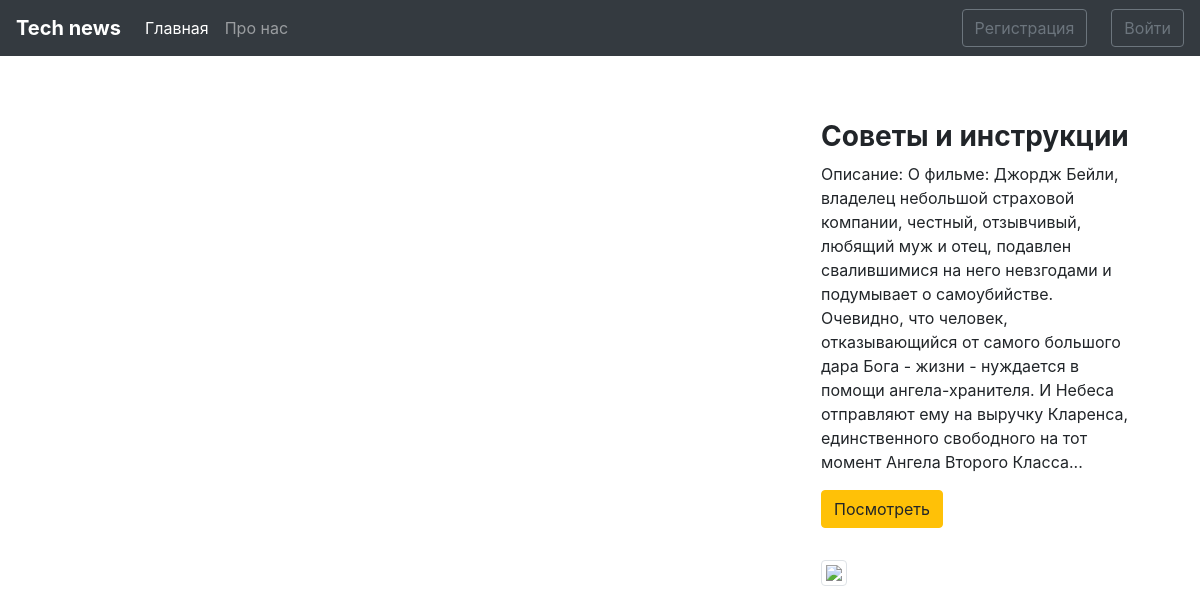
Before: / with the older database file.
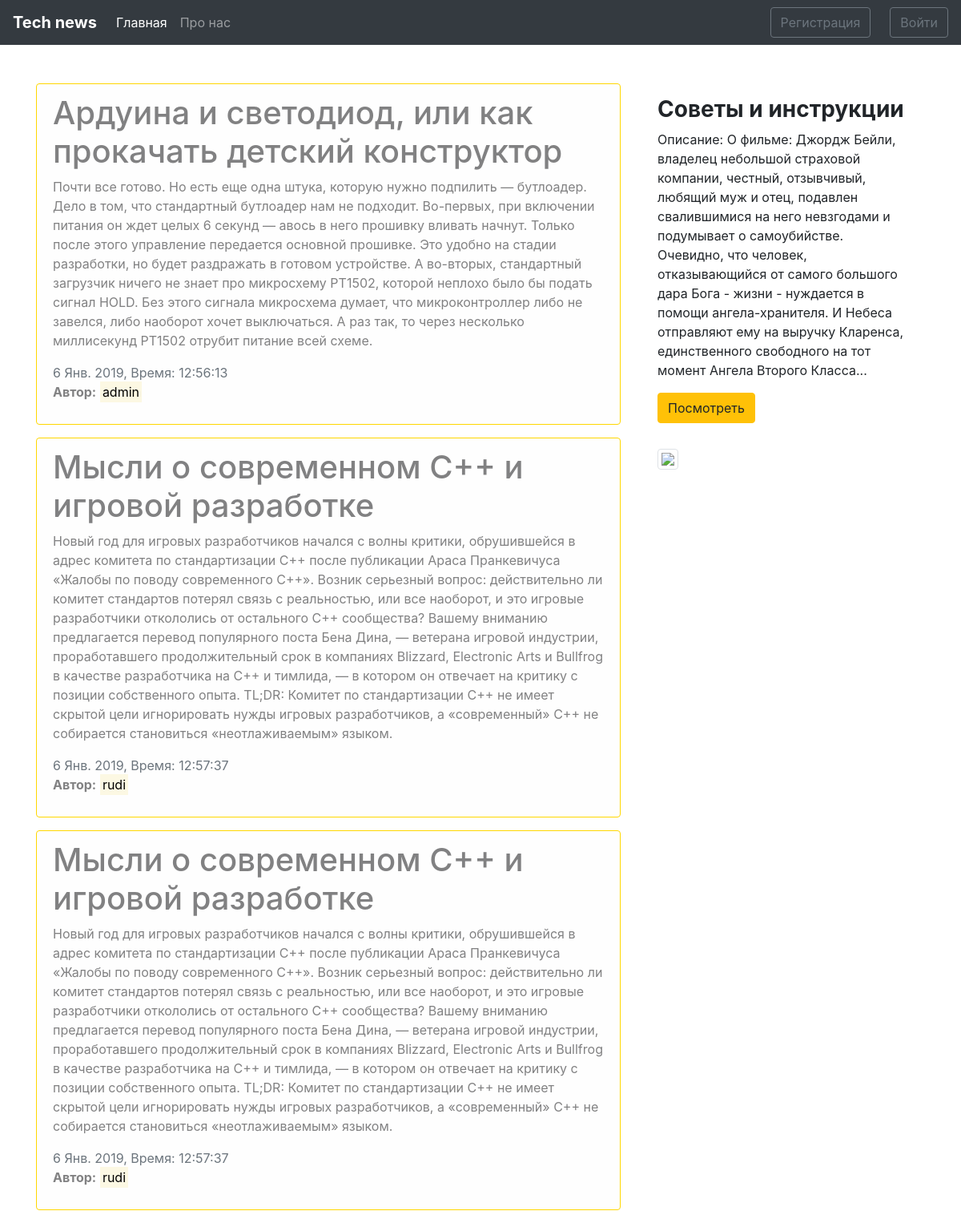
After: the same page with the newer database file.
### blog/models.py (models this page shows)
class News(models.Model):
    title = models.CharField(max_length=100) # не больше 250 можно
    text = models.TextField()
    date = models.DateTimeField(default=timezone.now)
    author = models.ForeignKey(User, on_delete=models.CASCADE)

### blog/views.py (the view)
# urls.py: path('', views.home, name='blog-home'),
def home(request):
    data = {
        'news': News.objects.all(),
        'title': 'Главная страница блога'
    }
    return render(request, 'blog/home.html', data)

### blog/templates/blog/home.html
{% extends 'blog/main.html' %}
{% block main_section %}
  {% for post in news %}
    <div class="alert alert-light">
      <h1>{{ post.title }}</h1>
      <p>{{ post.text }}</p>
      <span class="text-muted">{{ post.date|date:"j N Y, Время: H:i:s" }}</span>
      {% if post.author %}
        <p><b>Автор:</b> <mark>{{post.author}}</mark></p>
      {% else %}
        <p><b>Автор:</b> <mark>Admin</mark></p>
      {% endif %}
    </div>
  {% endfor %}
{% endblock main_section %}
{% block aside_news_section %}
  <h3><b>Советы и инструкции</b></h3>
  <p>Описание: О фильме: Джордж Бейли, владелец небольшой страховой компании, честный, отзывчивый, любящий муж и отец, подавлен свалившимися на него невзгодами и подумывает о самоубийстве. Очевидно, что человек, отказывающийся от самого большого дара Бога - жизни - нуждается в помощи ангела-хранителя. И Небеса отправляют ему на выручку Кларенса, единственного свободного на тот момент Ангела Второго Класса...</p>
  <a href="" target="_blank">
    <button class="btn btn-warning">Посмотреть</button>
  </a>
{% endblock aside_news_section %}

### blog/templates/blog/main.html (shortened to what this page needs)
{% load static %}
<!DOCTYPE html>
<html lang="en">
<head>
  <link rel="stylesheet"
  href="https://stackpath.bootstrapcdn.com/bootstrap/4.2.1/css/bootstrap.min.css">
  <link rel="stylesheet" href="{% static 'blog/main.css' %}">
</head>
<body>
  <nav class="navbar navbar-expand-lg navbar-dark bg-dark mb-5">
    <a class="navbar-brand" href="#"><b>Tech news</b></a>
    <div class="collapse navbar-collapse" id="navbarsExample09">
      <ul class="navbar-nav mr-auto">
        <li class="nav-item active">
          <a class="nav-link" href="{% url 'blog-home' %}">Главная</a>
        </li>
        <li class="nav-item">
          <a class="nav-link" href="{% url 'blog-contacts' %}">Про нас</a>
        </li>
      </ul>
    </div>
    <div class="navbar-nav">
      <a href="" class="btn btn-outline-secondary mr-4">Регистрация</a>
      <a href="" class="btn btn-outline-secondary">Войти</a>
    </div>
  </nav>
  <main class="container">
    <div class="row">
      <div class="col-md-8">
        {% block main_section %}
        {% endblock %}
      </div>
      <aside class="col-md-4">
        <div class="p-3">
          {% block aside_news_section %}
          {% endblock %}
        </div>
        <div class="p-3 mb-3">
          <img src="http://qnimate.com/wp-content/uploads/2014/03/images2.jpg" class="img-thumbnail">
        </div>
      </aside>
    </div>
  </main>
</body>
</html>

### blog/static/blog/main.css (style rules this page uses)
body { background: #ffffff }
.alert-light { border-color: #ffd700 }

Changed rows visible on the page:
added News: title "Ардуина и светодиод, или как прокачать детский конструктор", text "Почти все готово. Но есть еще одна штука, которую нужно подпилить — бутлоадер. Дело в том, что стандартный бутлоадер нам не подходит. Во-первых, при включении питания он ждет целых 6 секунд — авось в него прошивку вливать начнут. Только после этого управление передается основной прошивке. Это удобно на стадии разработки, но будет раздражать в готовом устройстве. А во-вторых, стандартный загрузчик ничего не знает про микросхему PT1502, которой неплохо было бы подать сигнал HOLD. Без этого сигнала микросхема думает, что микроконтроллер либо не завелся, либо наоборот хочет выключаться. А раз так, то через несколько миллисекунд PT1502 отрубит питание всей схеме.", date "6 Янв. 2019, Время: 12:56:13", author "admin"
added News: title "Мысли о современном C++ и игровой разработке", text "Новый год для игровых разработчиков начался с волны критики, обрушившейся в адрес комитета по стандартизации C++ после публикации Араса Пранкевичуса «Жалобы по поводу современного C++». Возник серьезный вопрос: действительно ли комитет стандартов потерял связь с реальностью, или все наоборот, и это игровые разработчики откололись от остального С++ сообщества? Вашему вниманию предлагается перевод популярного поста Бена Дина, — ветерана игровой индустрии, проработавшего продолжительный срок в компаниях Blizzard, Electronic Arts и Bullfrog в качестве разработчика на C++ и тимлида, — в котором он отвечает на критику с позиции собственного опыта. TL;DR: Комитет по стандартизации C++ не имеет…", date "6 Янв. 2019, Время: 12:57:37", author "rudi"
added News: title "Мысли о современном C++ и игровой разработке", text "Новый год для игровых разработчиков начался с волны критики, обрушившейся в адрес комитета по стандартизации C++ после публикации Араса Пранкевичуса «Жалобы по поводу современного C++». Возник серьезный вопрос: действительно ли комитет стандартов потерял связь с реальностью, или все наоборот, и это игровые разработчики откололись от остального С++ сообщества? Вашему вниманию предлагается перевод популярного поста Бена Дина, — ветерана игровой индустрии, проработавшего продолжительный срок в компаниях Blizzard, Electronic Arts и Bullfrog в качестве разработчика на C++ и тимлида, — в котором он отвечает на критику с позиции собственного опыта. TL;DR: Комитет по стандартизации C++ не имеет…", date "6 Янв. 2019, Время: 12:57:37", author "rudi"
